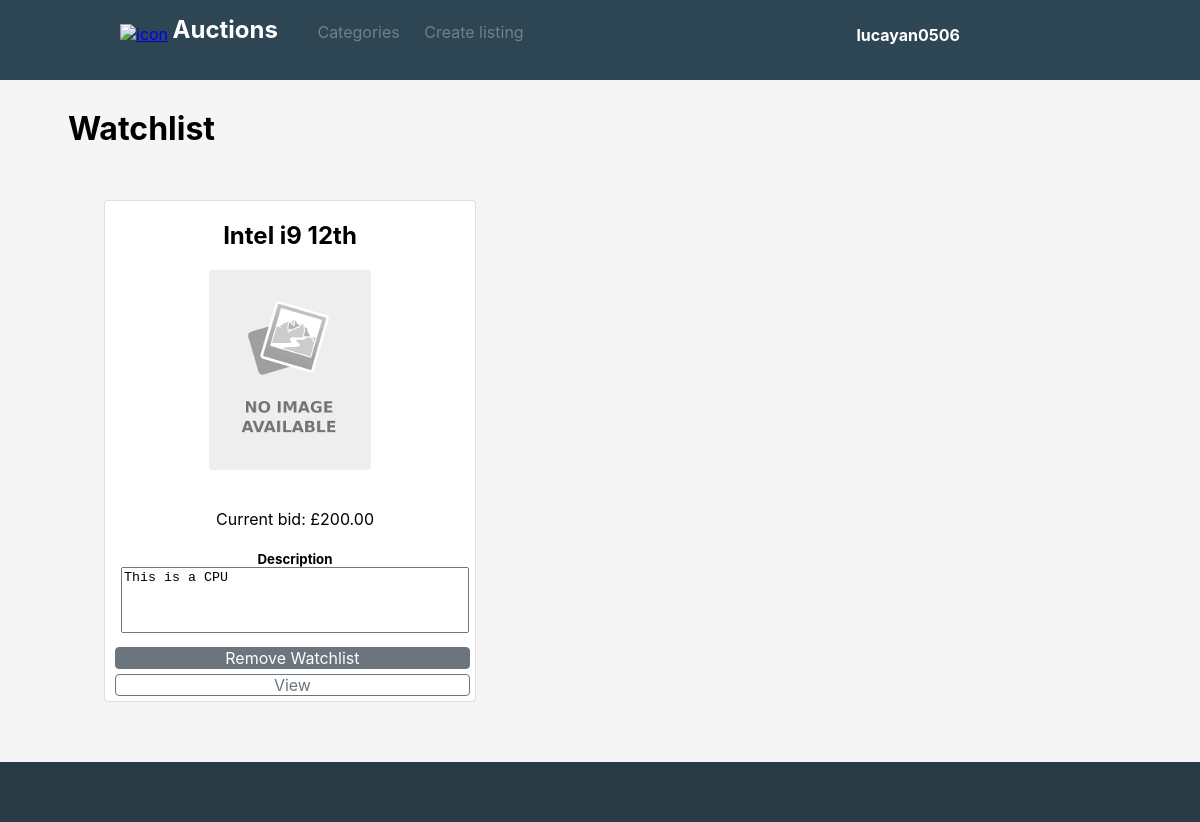
/watchlist/ (signed in), run on an earlier commit of the app's database.
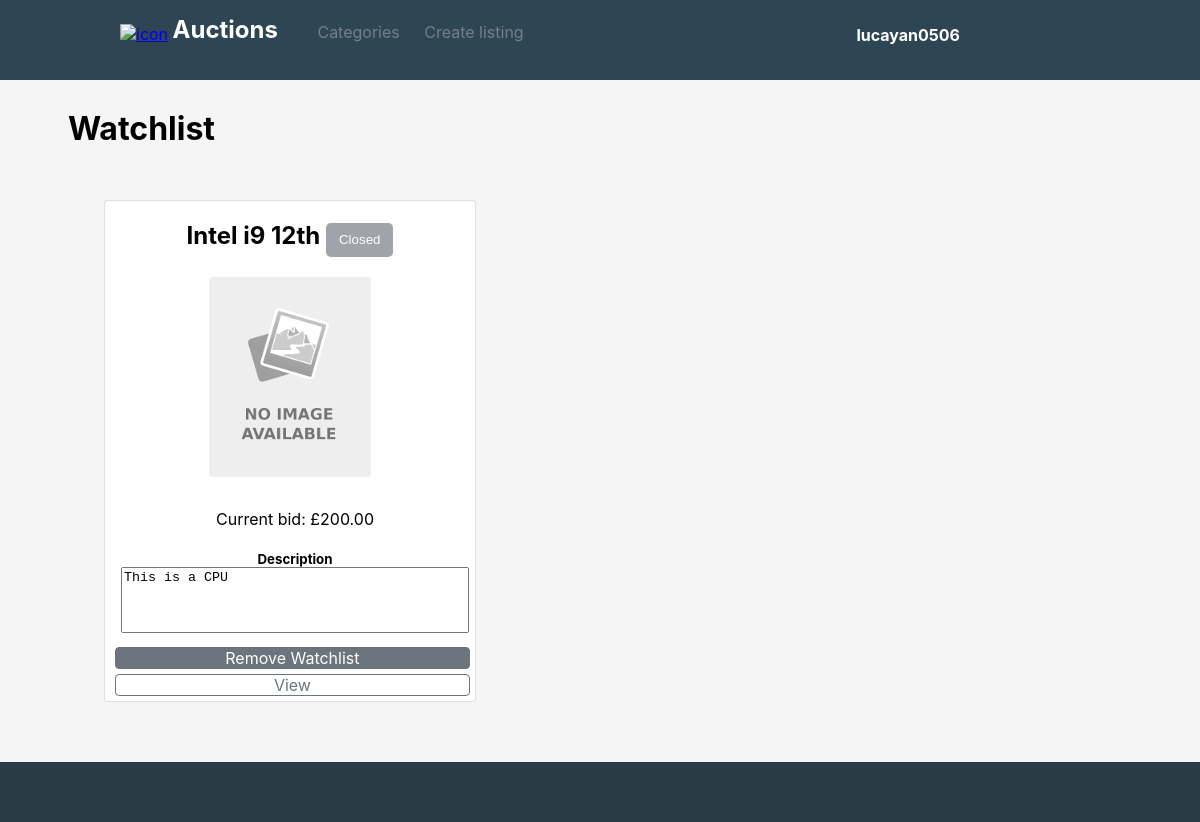
And on a later commit of the database.
### auctions/models.py (models this page shows, shortened)
class Auction(models.Model):
    author = models.ForeignKey(User, on_delete= CASCADE, default=1)
    title = models.CharField(max_length=23)
    categorie = models.ForeignKey(categories ,on_delete=models.CASCADE, default=5)
    image = models.CharField(max_length=2048,blank=True)
    bid = models.IntegerField()
    description = models.TextField()
    isActive = models.BooleanField(default=True,blank=True)
    watchlist = models.ManyToManyField(User,blank=True,related_name="watchlist")

### auctions/views.py (the view)
# urls.py: path("watchlist/",views.watchlist_view,name="watchlist"),
def watchlist_view(request):
    auction = []
    stuff_in_watchlist = []
    for stuff in Auction.objects.all():
        if (stuff.watchlist.filter(pk = request.user.pk).exists()):
            auction.append(stuff)
            stuff_in_watchlist.append(True)
    stuffs =  zip(auction,stuff_in_watchlist)
    return render(request, "auctions/index.html",{
        'title' : "Watchlist",
        'auction': stuffs,
        'path':'watchlist'
    })

### auctions/context_processors.py (called while the page is built)
def categories_processor(request):
    return {'categories': categories.objects.all()}

### auctions/models.py (called while the page is built)
    def __str__(self):
        return self.categorie

### auctions/templates/auctions/index.html (shortened to what this page needs)
{% extends "auctions/layout.html" %}
{% block body %}
    <h1>{{title}}</h1>
    <div id="auctions-container">
        {% for n,stuff_in_watchlist in auction %}
            <div id="card">
                <h2>{{ n.title }}
                    {% if not n.isActive %}
                    <button class="btn disabled">Closed</button>
                    {% endif %}
                </h2>
                <div style="height: 200px;">
                    <img id="img" src="{{n.image}}" onerror="standby(this)"/>
                </div>
                <div style="position:absolute;bottom:0px;">
                    <p>Current bid: £{{ n.bid }}.00</p>
                    <h5 style="margin-bottom:0px;">Description</h5>
                    <textarea style="resize:none;margin-bottom:10px;width:95%" cols="39" rows="4" readonly>{{ n.description }}</textarea>
                    {% if user.is_authenticated %}
                        {% if stuff_in_watchlist %}
                            <a id="remove-watchlist" href="{% url 'remove_from_watchlist' n.pk %}?next={{path}}">Remove Watchlist</a>
                        {% else %}
                            <a href="{% url 'add_to_watchlist' n.pk %}?next={{path}}">Add Watchlist</a>
                        {% endif %}
                        <a href="{% url 'listing_page' n.pk %}">View</a>
                    {% else %}
                    <a href="{% url 'listing_page' n.pk %}" style="padding-top:10px;padding-bottom:10px">View</a>
                    {% endif %}
                </div>
            </div>
        {% endfor %}
    </div>
{% endblock %}

What changed in the data, as far as the page shows it:
changed Auction "Intel i9 12th": now shows "Closed"
